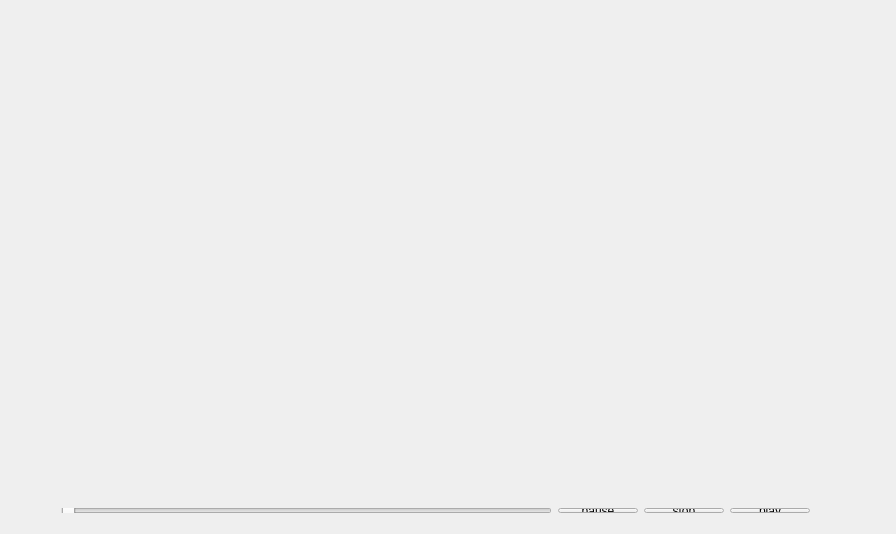
<?xml version="1.0" encoding="UTF-8"?>
<ui version="4.0">
 <class>qtoverlay</class>
 <widget class="QWidget" name="qtoverlay">
  <property name="geometry">
   <rect>
    <x>0</x>
    <y>0</y>
    <width>896</width>
    <height>534</height>
   </rect>
  </property>
  <property name="windowTitle">
   <string>qtoverlay</string>
  </property>
  <widget class="QWidget" name="videoWindow" native="true">
   <property name="geometry">
    <rect>
     <x>50</x>
     <y>40</y>
     <width>771</width>
     <height>441</height>
    </rect>
   </property>
   <property name="toolTipDuration">
    <number>-2</number>
   </property>
  </widget>
  <widget class="QWidget" name="layoutWidget">
   <property name="geometry">
    <rect>
     <x>50</x>
     <y>497</y>
     <width>771</width>
     <height>27</height>
    </rect>
   </property>
   <layout class="QHBoxLayout" name="horizontalLayout">
    <item>
     <widget class="QSlider" name="slider">
      <property name="orientation">
       <enum>Qt::Horizontal</enum>
      </property>
     </widget>
    </item>
    <item>
     <widget class="QPushButton" name="pushButton_pause">
      <property name="text">
       <string>pause</string>
      </property>
     </widget>
    </item>
    <item>
     <widget class="QPushButton" name="pushButton_stop">
      <property name="text">
       <string>stop</string>
      </property>
     </widget>
    </item>
    <item>
     <widget class="QPushButton" name="pushButton_play">
      <property name="text">
       <string>play</string>
      </property>
     </widget>
    </item>
   </layout>
  </widget>
 </widget>
 <layoutdefault spacing="6" margin="11"/>
 <resources/>
 <connections/>
</ui>
